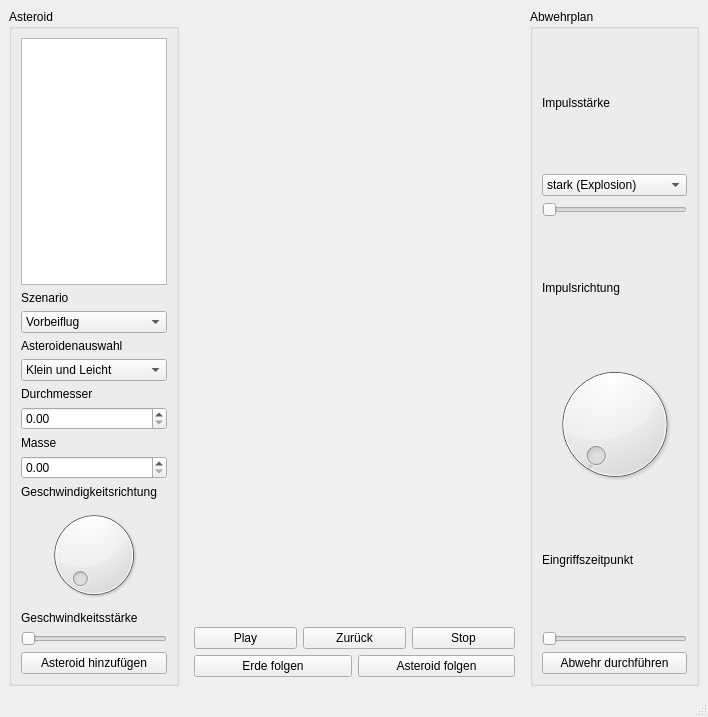
<?xml version="1.0" encoding="UTF-8"?>
<ui version="4.0">
 <class>MainWindow</class>
 <widget class="QMainWindow" name="MainWindow">
  <property name="geometry">
   <rect>
    <x>0</x>
    <y>0</y>
    <width>708</width>
    <height>717</height>
   </rect>
  </property>
  <property name="windowTitle">
   <string>MainWindow</string>
  </property>
  <widget class="QWidget" name="centralwidget">
   <layout class="QHBoxLayout" name="horizontalLayout" stretch="1,2,1">
    <item>
     <widget class="QGroupBox" name="asteroid">
      <property name="title">
       <string>Asteroid</string>
      </property>
      <layout class="QHBoxLayout" name="horizontalLayout_5">
       <item>
        <layout class="QVBoxLayout" name="verticalLayout">
         <item>
          <widget class="QListWidget" name="listWidget"/>
         </item>
         <item>
          <widget class="QLabel" name="Szenario">
           <property name="text">
            <string>Szenario</string>
           </property>
          </widget>
         </item>
         <item>
          <widget class="QComboBox" name="SzenarioAuswahl">
           <item>
            <property name="text">
             <string>Vorbeiflug</string>
            </property>
           </item>
           <item>
            <property name="text">
             <string>Kollision</string>
            </property>
           </item>
          </widget>
         </item>
         <item>
          <widget class="QLabel" name="Asteroidenwahl">
           <property name="text">
            <string>Asteroidenauswahl</string>
           </property>
          </widget>
         </item>
         <item>
          <widget class="QComboBox" name="AsteroidenAuswahl">
           <item>
            <property name="text">
             <string>Klein und Leicht</string>
            </property>
           </item>
           <item>
            <property name="text">
             <string>Eigener Asteroid</string>
            </property>
           </item>
           <item>
            <property name="text">
             <string>Groß und Schwer</string>
            </property>
           </item>
          </widget>
         </item>
         <item>
          <widget class="QLabel" name="Durchmesser">
           <property name="text">
            <string>Durchmesser</string>
           </property>
          </widget>
         </item>
         <item>
          <widget class="QDoubleSpinBox" name="GroesseEingabe"/>
         </item>
         <item>
          <widget class="QLabel" name="Masse">
           <property name="text">
            <string>Masse</string>
           </property>
          </widget>
         </item>
         <item>
          <widget class="QDoubleSpinBox" name="GewichtEingabe"/>
         </item>
         <item>
          <widget class="QLabel" name="Geschwindigkeit">
           <property name="text">
            <string>Geschwindigkeitsrichtung</string>
           </property>
          </widget>
         </item>
         <item>
          <widget class="QDial" name="GeschwindigkeitsRichtung"/>
         </item>
         <item>
          <widget class="QLabel" name="Geschwindigkeitsstaerke">
           <property name="text">
            <string>Geschwindkeitsstärke</string>
           </property>
          </widget>
         </item>
         <item>
          <widget class="QSlider" name="GeschwindigkeitRegler">
           <property name="orientation">
            <enum>Qt::Orientation::Horizontal</enum>
           </property>
          </widget>
         </item>
         <item>
          <widget class="QPushButton" name="AsteroidHinzufuegen">
           <property name="text">
            <string>Asteroid hinzufügen</string>
           </property>
          </widget>
         </item>
        </layout>
       </item>
      </layout>
     </widget>
    </item>
    <item>
     <widget class="QWidget" name="Simulationsbereich" native="true">
      <layout class="QVBoxLayout" name="verticalLayout_4">
       <item>
        <layout class="QVBoxLayout" name="verticalLayout_3" stretch="7,1,1">
         <item>
          <widget class="QWidget" name="widget" native="true"/>
         </item>
         <item>
          <layout class="QHBoxLayout" name="horizontalLayout_2">
           <item>
            <widget class="QPushButton" name="PlayButton">
             <property name="text">
              <string>Play</string>
             </property>
            </widget>
           </item>
           <item>
            <widget class="QPushButton" name="ZurueckButton">
             <property name="text">
              <string>Zurück</string>
             </property>
            </widget>
           </item>
           <item>
            <widget class="QPushButton" name="StopButton">
             <property name="text">
              <string>Stop</string>
             </property>
            </widget>
           </item>
          </layout>
         </item>
         <item>
          <layout class="QHBoxLayout" name="horizontalLayout_3">
           <item>
            <widget class="QPushButton" name="ErdeFolgenButton">
             <property name="text">
              <string>Erde folgen</string>
             </property>
            </widget>
           </item>
           <item>
            <widget class="QPushButton" name="AsteroidFolgenButton">
             <property name="text">
              <string>Asteroid folgen</string>
             </property>
            </widget>
           </item>
          </layout>
         </item>
        </layout>
       </item>
      </layout>
     </widget>
    </item>
    <item>
     <widget class="QGroupBox" name="abwehrplan">
      <property name="title">
       <string>Abwehrplan</string>
      </property>
      <layout class="QHBoxLayout" name="horizontalLayout_4">
       <item>
        <layout class="QVBoxLayout" name="verticalLayout_2" stretch="0,0,0,0,0,0,0,0">
         <item>
          <widget class="QLabel" name="Impulsstaerke">
           <property name="text">
            <string>Impulsstärke</string>
           </property>
          </widget>
         </item>
         <item>
          <widget class="QComboBox" name="ImpulsstaerkeAuswahl">
           <item>
            <property name="text">
             <string>stark (Explosion)</string>
            </property>
           </item>
           <item>
            <property name="text">
             <string>mittel (Rakete)</string>
            </property>
           </item>
           <item>
            <property name="text">
             <string>leicht ()</string>
            </property>
           </item>
           <item>
            <property name="text">
             <string>Eigene Stärke </string>
            </property>
           </item>
          </widget>
         </item>
         <item>
          <widget class="QSlider" name="EigeneImpulsstaerke">
           <property name="orientation">
            <enum>Qt::Orientation::Horizontal</enum>
           </property>
          </widget>
         </item>
         <item>
          <widget class="QLabel" name="Impulsrichtung">
           <property name="text">
            <string>Impulsrichtung</string>
           </property>
          </widget>
         </item>
         <item>
          <widget class="QDial" name="ImpulsrichtungRegler">
           <property name="maximum">
            <number>359</number>
           </property>
          </widget>
         </item>
         <item>
          <widget class="QLabel" name="Eingriffszeitpunkt">
           <property name="text">
            <string>Eingriffszeitpunkt</string>
           </property>
          </widget>
         </item>
         <item>
          <widget class="QSlider" name="EingriffszeitpunktRegler">
           <property name="orientation">
            <enum>Qt::Orientation::Horizontal</enum>
           </property>
          </widget>
         </item>
         <item>
          <widget class="QPushButton" name="AbwehrDurchfuehrung">
           <property name="text">
            <string>Abwehr durchführen</string>
           </property>
          </widget>
         </item>
        </layout>
       </item>
      </layout>
     </widget>
    </item>
   </layout>
  </widget>
  <widget class="QMenuBar" name="menubar">
   <property name="geometry">
    <rect>
     <x>0</x>
     <y>0</y>
     <width>708</width>
     <height>24</height>
    </rect>
   </property>
  </widget>
  <widget class="QStatusBar" name="statusbar"/>
 </widget>
 <resources/>
 <connections/>
</ui>
